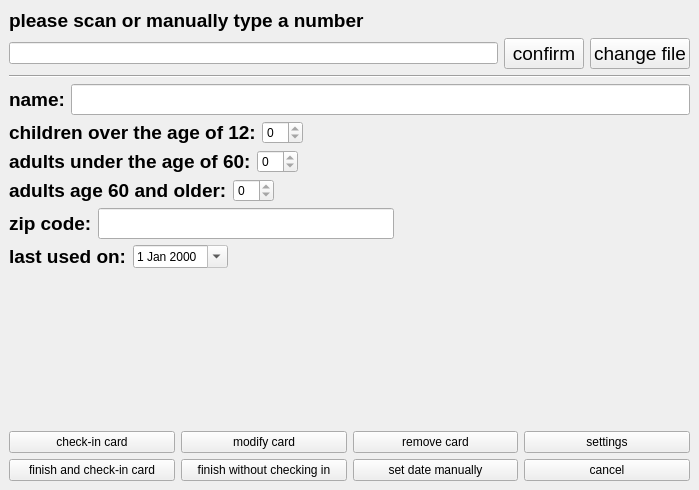
<?xml version="1.0" encoding="UTF-8"?>
<ui version="4.0">
 <class>MainWindow</class>
 <widget class="QMainWindow" name="MainWindow">
  <property name="geometry">
   <rect>
    <x>0</x>
    <y>0</y>
    <width>699</width>
    <height>490</height>
   </rect>
  </property>
  <property name="windowTitle">
   <string>MainWindow</string>
  </property>
  <property name="windowOpacity">
   <double>1.000000000000000</double>
  </property>
  <widget class="QWidget" name="centralwidget">
   <layout class="QVBoxLayout" name="verticalLayout">
    <item>
     <widget class="QLabel" name="label">
      <property name="text">
       <string>&lt;html&gt;&lt;head/&gt;&lt;body&gt;&lt;p&gt;&lt;span style=&quot; font-size:14pt; font-weight:600;&quot;&gt;please scan or manually type a number&lt;/span&gt;&lt;/p&gt;&lt;/body&gt;&lt;/html&gt;</string>
      </property>
     </widget>
    </item>
    <item>
     <layout class="QHBoxLayout" name="numEntry">
      <item>
       <widget class="QLineEdit" name="numLineEdit">
        <property name="text">
         <string/>
        </property>
       </widget>
      </item>
      <item>
       <widget class="QPushButton" name="confirmButton">
        <property name="font">
         <font>
          <pointsize>14</pointsize>
          <italic>false</italic>
         </font>
        </property>
        <property name="text">
         <string>confirm</string>
        </property>
       </widget>
      </item>
      <item>
       <widget class="QPushButton" name="fileButton">
        <property name="font">
         <font>
          <pointsize>14</pointsize>
         </font>
        </property>
        <property name="text">
         <string>change file</string>
        </property>
       </widget>
      </item>
     </layout>
    </item>
    <item>
     <widget class="Line" name="line">
      <property name="orientation">
       <enum>Qt::Horizontal</enum>
      </property>
     </widget>
    </item>
    <item>
     <widget class="QWidget" name="feilds" native="true">
      <layout class="QVBoxLayout" name="verticalLayout_2">
       <property name="leftMargin">
        <number>0</number>
       </property>
       <property name="topMargin">
        <number>0</number>
       </property>
       <property name="rightMargin">
        <number>0</number>
       </property>
       <property name="bottomMargin">
        <number>0</number>
       </property>
       <item>
        <layout class="QHBoxLayout" name="nameLayout">
         <item>
          <widget class="QLabel" name="nameLabel">
           <property name="text">
            <string>&lt;html&gt;&lt;head/&gt;&lt;body&gt;&lt;p&gt;&lt;span style=&quot; font-size:14pt; font-weight:600;&quot;&gt;name:&lt;/span&gt;&lt;/p&gt;&lt;/body&gt;&lt;/html&gt;</string>
           </property>
          </widget>
         </item>
         <item>
          <widget class="QLineEdit" name="nameLineEdit">
           <property name="enabled">
            <bool>true</bool>
           </property>
           <property name="font">
            <font>
             <pointsize>14</pointsize>
            </font>
           </property>
           <property name="text">
            <string/>
           </property>
           <property name="readOnly">
            <bool>true</bool>
           </property>
           <property name="clearButtonEnabled">
            <bool>true</bool>
           </property>
          </widget>
         </item>
        </layout>
       </item>
       <item>
        <layout class="QHBoxLayout" name="over12Layout">
         <item>
          <widget class="QLabel" name="over12Label">
           <property name="text">
            <string>&lt;html&gt;&lt;head/&gt;&lt;body&gt;&lt;p&gt;&lt;span style=&quot; font-size:14pt; font-weight:600;&quot;&gt;children over the age of 12:&lt;/span&gt;&lt;/p&gt;&lt;/body&gt;&lt;/html&gt;</string>
           </property>
          </widget>
         </item>
         <item>
          <widget class="QSpinBox" name="over12SpinBox">
           <property name="readOnly">
            <bool>true</bool>
           </property>
          </widget>
         </item>
         <item>
          <spacer name="horizontalSpacer_3">
           <property name="orientation">
            <enum>Qt::Horizontal</enum>
           </property>
           <property name="sizeHint" stdset="0">
            <size>
             <width>40</width>
             <height>20</height>
            </size>
           </property>
          </spacer>
         </item>
        </layout>
       </item>
       <item>
        <layout class="QHBoxLayout" name="under60Layout">
         <item>
          <widget class="QLabel" name="under60Label">
           <property name="text">
            <string>&lt;html&gt;&lt;head/&gt;&lt;body&gt;&lt;p&gt;&lt;span style=&quot; font-size:14pt; font-weight:600;&quot;&gt;adults under the age of 60:&lt;/span&gt;&lt;/p&gt;&lt;/body&gt;&lt;/html&gt;</string>
           </property>
          </widget>
         </item>
         <item>
          <widget class="QSpinBox" name="under60SpinBox">
           <property name="readOnly">
            <bool>true</bool>
           </property>
          </widget>
         </item>
         <item>
          <spacer name="horizontalSpacer_4">
           <property name="orientation">
            <enum>Qt::Horizontal</enum>
           </property>
           <property name="sizeHint" stdset="0">
            <size>
             <width>40</width>
             <height>20</height>
            </size>
           </property>
          </spacer>
         </item>
        </layout>
       </item>
       <item>
        <layout class="QHBoxLayout" name="over59Layout">
         <item>
          <widget class="QLabel" name="over59Label">
           <property name="text">
            <string>&lt;html&gt;&lt;head/&gt;&lt;body&gt;&lt;p&gt;&lt;span style=&quot; font-size:14pt; font-weight:600;&quot;&gt;adults age 60 and older:&lt;/span&gt;&lt;/p&gt;&lt;/body&gt;&lt;/html&gt;</string>
           </property>
          </widget>
         </item>
         <item>
          <widget class="QSpinBox" name="over59SpinBox">
           <property name="readOnly">
            <bool>true</bool>
           </property>
          </widget>
         </item>
         <item>
          <spacer name="horizontalSpacer_6">
           <property name="orientation">
            <enum>Qt::Horizontal</enum>
           </property>
           <property name="sizeHint" stdset="0">
            <size>
             <width>20</width>
             <height>20</height>
            </size>
           </property>
          </spacer>
         </item>
        </layout>
       </item>
       <item>
        <layout class="QHBoxLayout" name="zipCodeLayout">
         <item>
          <widget class="QLabel" name="zipCodeLabel">
           <property name="text">
            <string>&lt;html&gt;&lt;head/&gt;&lt;body&gt;&lt;p&gt;&lt;span style=&quot; font-size:14pt; font-weight:600;&quot;&gt;zip code:&lt;/span&gt;&lt;/p&gt;&lt;/body&gt;&lt;/html&gt;</string>
           </property>
          </widget>
         </item>
         <item>
          <widget class="QLineEdit" name="zipCodeLineEdit">
           <property name="enabled">
            <bool>true</bool>
           </property>
           <property name="font">
            <font>
             <pointsize>14</pointsize>
            </font>
           </property>
           <property name="text">
            <string/>
           </property>
           <property name="maxLength">
            <number>5</number>
           </property>
           <property name="readOnly">
            <bool>true</bool>
           </property>
           <property name="clearButtonEnabled">
            <bool>true</bool>
           </property>
          </widget>
         </item>
         <item>
          <spacer name="horizontalSpacer_5">
           <property name="orientation">
            <enum>Qt::Horizontal</enum>
           </property>
           <property name="sizeHint" stdset="0">
            <size>
             <width>20</width>
             <height>20</height>
            </size>
           </property>
          </spacer>
         </item>
        </layout>
       </item>
       <item>
        <layout class="QHBoxLayout" name="lastUsedLayout">
         <item>
          <widget class="QLabel" name="LastUsedLabel">
           <property name="text">
            <string>&lt;html&gt;&lt;head/&gt;&lt;body&gt;&lt;p&gt;&lt;span style=&quot; font-size:14pt; font-weight:600;&quot;&gt;last used on:&lt;/span&gt;&lt;/p&gt;&lt;/body&gt;&lt;/html&gt;</string>
           </property>
          </widget>
         </item>
         <item>
          <widget class="QDateEdit" name="lastUsedDateEdit">
           <property name="readOnly">
            <bool>true</bool>
           </property>
           <property name="calendarPopup">
            <bool>true</bool>
           </property>
          </widget>
         </item>
         <item>
          <spacer name="horizontalSpacer_7">
           <property name="orientation">
            <enum>Qt::Horizontal</enum>
           </property>
           <property name="sizeHint" stdset="0">
            <size>
             <width>20</width>
             <height>20</height>
            </size>
           </property>
          </spacer>
         </item>
        </layout>
       </item>
      </layout>
     </widget>
    </item>
    <item>
     <spacer name="verticalSpacer">
      <property name="orientation">
       <enum>Qt::Vertical</enum>
      </property>
      <property name="sizeHint" stdset="0">
       <size>
        <width>20</width>
        <height>40</height>
       </size>
      </property>
     </spacer>
    </item>
    <item>
     <widget class="QWidget" name="mainButtons" native="true">
      <property name="maximumSize">
       <size>
        <width>16777215</width>
        <height>16777215</height>
       </size>
      </property>
      <layout class="QHBoxLayout" name="buttonLayout">
       <property name="leftMargin">
        <number>0</number>
       </property>
       <property name="topMargin">
        <number>0</number>
       </property>
       <property name="rightMargin">
        <number>0</number>
       </property>
       <property name="bottomMargin">
        <number>0</number>
       </property>
       <item>
        <widget class="QPushButton" name="checkinButton">
         <property name="text">
          <string>check-in card</string>
         </property>
        </widget>
       </item>
       <item>
        <widget class="QPushButton" name="modifyButton">
         <property name="text">
          <string>modify card</string>
         </property>
        </widget>
       </item>
       <item>
        <widget class="QPushButton" name="removeButton">
         <property name="text">
          <string>remove card</string>
         </property>
        </widget>
       </item>
       <item>
        <widget class="QPushButton" name="settingsButton">
         <property name="text">
          <string>settings</string>
         </property>
        </widget>
       </item>
      </layout>
     </widget>
    </item>
    <item>
     <widget class="QWidget" name="editAddButtons" native="true">
      <property name="sizePolicy">
       <sizepolicy hsizetype="Preferred" vsizetype="Preferred">
        <horstretch>0</horstretch>
        <verstretch>0</verstretch>
       </sizepolicy>
      </property>
      <property name="maximumSize">
       <size>
        <width>16777215</width>
        <height>16777215</height>
       </size>
      </property>
      <layout class="QHBoxLayout" name="editButtonLayout">
       <property name="sizeConstraint">
        <enum>QLayout::SetDefaultConstraint</enum>
       </property>
       <property name="leftMargin">
        <number>0</number>
       </property>
       <property name="topMargin">
        <number>0</number>
       </property>
       <property name="rightMargin">
        <number>0</number>
       </property>
       <property name="bottomMargin">
        <number>0</number>
       </property>
       <item>
        <widget class="QPushButton" name="finishCheckinButton">
         <property name="text">
          <string>finish and check-in card</string>
         </property>
        </widget>
       </item>
       <item>
        <widget class="QPushButton" name="finishButton">
         <property name="text">
          <string>finish without checking in</string>
         </property>
        </widget>
       </item>
       <item>
        <widget class="QPushButton" name="dateButton">
         <property name="text">
          <string>set date manually</string>
         </property>
        </widget>
       </item>
       <item>
        <widget class="QPushButton" name="cancelButton">
         <property name="text">
          <string>cancel</string>
         </property>
        </widget>
       </item>
      </layout>
     </widget>
    </item>
   </layout>
  </widget>
 </widget>
 <resources/>
 <connections/>
</ui>
